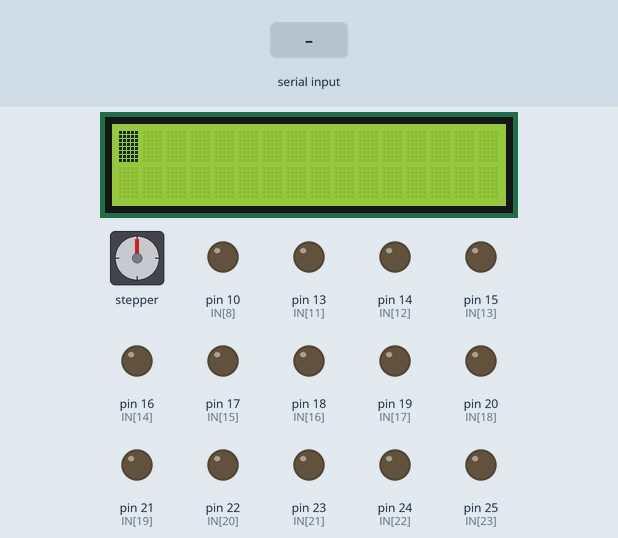
The sketch below on a simulated Arduino Mega 2560, built with avr-gcc and run on an emulated ATmega2560. On the bench: stepper motor, 16×2 character LCD, output pins drawn as LEDs (lit = HIGH). Wiring (inferred from the names in the program): stepper motor (2048 steps per turn assumed): coils pin 6, pin 7, pin 8, pin 9. The test bench sets the inputs (shaded band). Pins used as bus, display or sensor lines are not drawn.

Above: at 1.2 s.
1.3 s: "90,45\n" received over Serial
At 2.5 s:
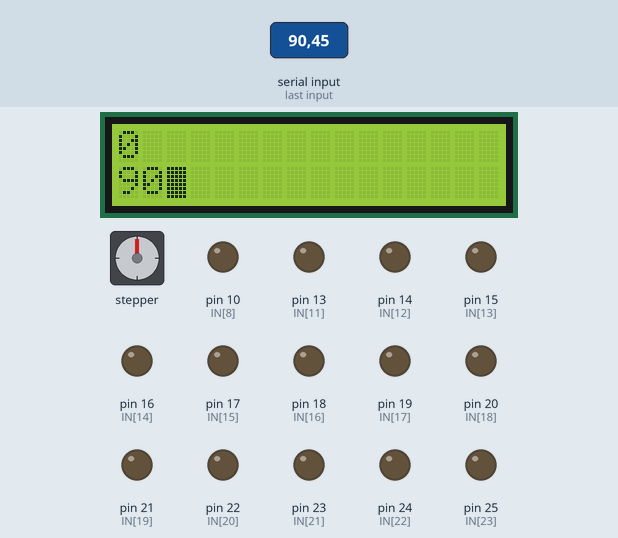
2.8 s: "30,150\n" received over Serial
At 3.6 s:
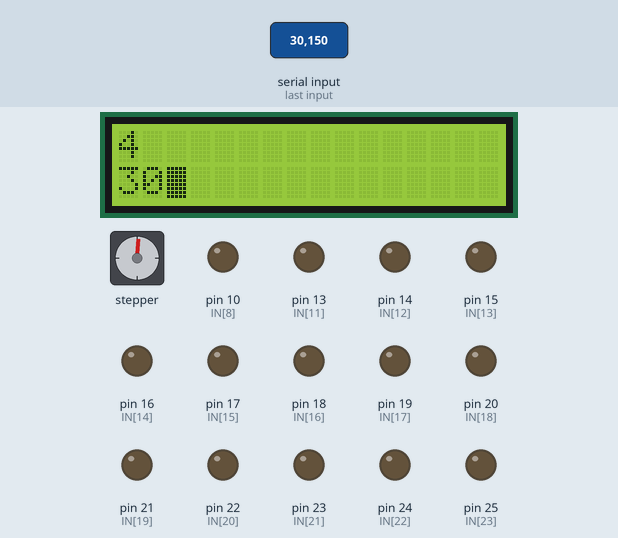
4.4 s: "1\n" received over Serial
At 4.9 s:
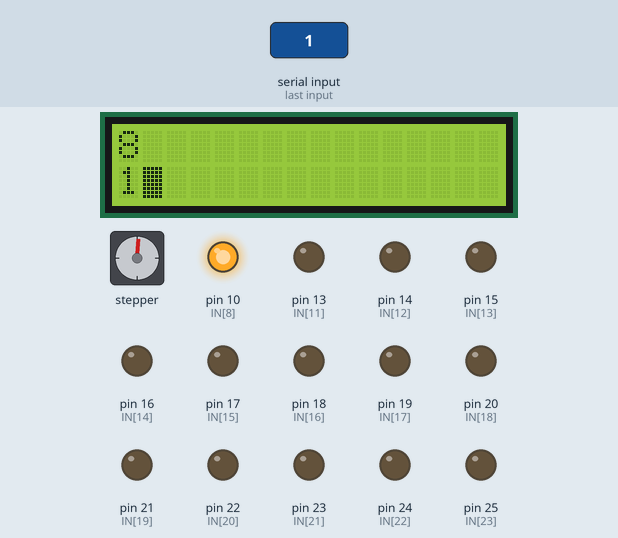
Timing chart, 0 to 7.4 s (numbered marks = the images above; inputs shaded):
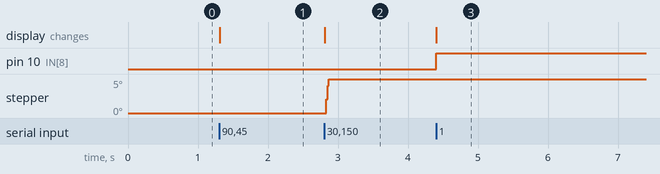

The sketch:

control3pt34.ino
```cpp
#include <LiquidCrystal.h>

const int rs = 12, en = 11, d4 = 5, d5 = 4, d6 = 3, d7 = 2;
LiquidCrystal lcd(rs, en, d4, d5, d6, d7);


const int IN[36] = {2, 3, 4, 5, 6, 7, 8, 9, 10, 11, 12, 13, 14, 15, 16, 17, 18, 19, 20, 21, 22, 23, 24, 25, 26, 27, 28, 29, 30, 31, 32, 33, 34, 35, 36, 37};

boolean dir = false;
int motorNum = 0;
int steps = 0;
int step_number = 0;

const byte numChars = 32;
char receivedChars[numChars];
boolean newData = false;
int dataNumber = 0;


void setup() {
  lcd.begin(16, 2);
  for (int k = 0; k < sizeof(IN); k++) {
    pinMode(IN[k], OUTPUT);
  }
  Serial.begin(9600);
}

void loop() {
  //  if (millis() % 5000 == 0) {
  //    OneStep(false, 0, 1500);
  //  }

//  disp();
  recv();
  conv();
//  rsg();

}
```

display.ino
```cpp
void disp() {
  lcd.clear();
  while (Serial.available() > 0) {
    // display each character to the LCD
    lcd.write(Serial.read());
  }
}
```

recv.ino
```cpp
void recv() {
  static byte ndx = 0;
  char endMarker = '\n';
  char rc;

  if (Serial.available() > 0) {
    rc = Serial.read();

    //    while (Serial.available() > 0) {
    //      // display each character to the LCD
    //      lcd.write(Serial.read());
    //    }

    if (rc != endMarker) {
      receivedChars[ndx] = rc;
      ndx++;
      if (ndx >= numChars) {
        ndx = numChars - 1;
      }
    }
    else {
      receivedChars[ndx] = '\0'; // terminate the string
      ndx = 0;
      newData = true;
    }
  }
}

void conv() {
  if (newData == true) {
    dataNumber = 0;
    dataNumber = atoi(receivedChars);


    lcd.clear();
    lcd.setCursor(0,0);
    lcd.print(String(motorNum));
    lcd.setCursor(0,1);
//    lcd.write(receivedChars);
    lcd.print(String(dataNumber));
    rsg();
    newData = false;
  }
}
```

rsg.ino
```cpp
void rsg() {
  if (dataNumber >= 0) {
    dir = true;
  } else {
    dir = false;
  }
  steps = abs(dataNumber);
  OneStep(dir, motorNum, steps);
  delay(2);

  motorNum+=4;
  if (motorNum >= 12) {
    motorNum = 0;
  }
}
```

step.ino
```cpp
//void OneStep(bool dir) {
//  if (dir) {
//    switch (step_number) {
//      case 0:
//        digitalWrite(STEPPER_PIN_1, HIGH);
//        digitalWrite(STEPPER_PIN_2, LOW);
//        digitalWrite(STEPPER_PIN_3, LOW);
//        digitalWrite(STEPPER_PIN_4, LOW);
//        break;
//      case 1:
//        digitalWrite(STEPPER_PIN_1, LOW);
//        digitalWrite(STEPPER_PIN_2, HIGH);
//        digitalWrite(STEPPER_PIN_3, LOW);
//        digitalWrite(STEPPER_PIN_4, LOW);
//        break;
//      case 2:
//        digitalWrite(STEPPER_PIN_1, LOW);
//        digitalWrite(STEPPER_PIN_2, LOW);
//        digitalWrite(STEPPER_PIN_3, HIGH);
//        digitalWrite(STEPPER_PIN_4, LOW);
//        break;
//      case 3:
//        digitalWrite(STEPPER_PIN_1, LOW);
//        digitalWrite(STEPPER_PIN_2, LOW);
//        digitalWrite(STEPPER_PIN_3, LOW);
//        digitalWrite(STEPPER_PIN_4, HIGH);
//        break;
//    }
//  } else {
//    switch (step_number) {
//      case 0:
//        digitalWrite(STEPPER_PIN_1, LOW);
//        digitalWrite(STEPPER_PIN_2, LOW);
//        digitalWrite(STEPPER_PIN_3, LOW);
//        digitalWrite(STEPPER_PIN_4, HIGH);
//        break;
//      case 1:
//        digitalWrite(STEPPER_PIN_1, LOW);
//        digitalWrite(STEPPER_PIN_2, LOW);
//        digitalWrite(STEPPER_PIN_3, HIGH);
//        digitalWrite(STEPPER_PIN_4, LOW);
//        break;
//      case 2:
//        digitalWrite(STEPPER_PIN_1, LOW);
//        digitalWrite(STEPPER_PIN_2, HIGH);
//        digitalWrite(STEPPER_PIN_3, LOW);
//        digitalWrite(STEPPER_PIN_4, LOW);
//        break;
//      case 3:
//        digitalWrite(STEPPER_PIN_1, HIGH);
//        digitalWrite(STEPPER_PIN_2, LOW);
//        digitalWrite(STEPPER_PIN_3, LOW);
//        digitalWrite(STEPPER_PIN_4, LOW);
//
//
//    }
//  }
//  step_number++;
//  if (step_number > 3) {
//    step_number = 0;
//  }
//}
```

stepping.ino
```cpp
void OneStep(bool dir, int j, int stepCount) {
//void OneStep(bool dir) {
  for (int i = 0; i < stepCount; i++) {
    if (dir) {
      switch (step_number) {
        case 0:
          digitalWrite(IN[j], HIGH);
          digitalWrite(IN[j + 1], LOW);
          digitalWrite(IN[j + 2], LOW);
          digitalWrite(IN[j + 3], LOW);
          break;
        case 1:
          digitalWrite(IN[j], LOW);
          digitalWrite(IN[j + 1], HIGH);
          digitalWrite(IN[j + 2], LOW);
          digitalWrite(IN[j + 3], LOW);
          break;
        case 2:
          digitalWrite(IN[j], LOW);
          digitalWrite(IN[j + 1], LOW);
          digitalWrite(IN[j + 2], HIGH);
          digitalWrite(IN[j + 3], LOW);
          break;
        case 3:
          digitalWrite(IN[j], LOW);
          digitalWrite(IN[j + 1], LOW);
          digitalWrite(IN[j + 2], LOW);
          digitalWrite(IN[j + 3], HIGH);
          break;
      }
    } else {
      switch (step_number) {
        case 0:
          digitalWrite(IN[j], LOW);
          digitalWrite(IN[j + 1], LOW);
          digitalWrite(IN[j + 2], LOW);
          digitalWrite(IN[j + 3], HIGH);
          break;
        case 1:
          digitalWrite(IN[j], LOW);
          digitalWrite(IN[j + 1], LOW);
          digitalWrite(IN[j + 2], HIGH);
          digitalWrite(IN[j + 3], LOW);
          break;
        case 2:
          digitalWrite(IN[j], LOW);
          digitalWrite(IN[j + 1], HIGH);
          digitalWrite(IN[j + 2], LOW);
          digitalWrite(IN[j + 3], LOW);
          break;
        case 3:
          digitalWrite(IN[j], HIGH);
          digitalWrite(IN[j + 1], LOW);
          digitalWrite(IN[j + 2], LOW);
          digitalWrite(IN[j + 3], LOW);


      }
    }
    step_number++;
    if (step_number > 3) {
      step_number = 0;
    }
    delay(2);
  }
}
```

Measured:
- after the input at 1.3 s, the display: changes at once (image 1)
- after the input at 4.4 s, pin 10 (IN[8]): LOW → HIGH at once; the display: changes at once (image 3)
